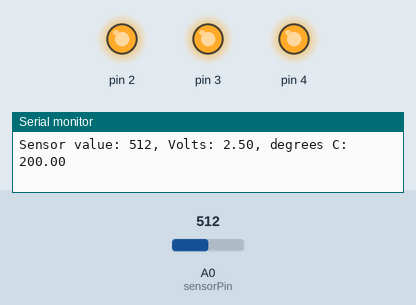
Recording of a sketch running on a simulated Arduino Uno, built with avr-gcc and run on an emulated ATmega328P. Parts: output pins drawn as LEDs (lit = HIGH), the last lines printed to the serial monitor. The test bench sets the inputs (shaded band); at power-on: A0 (sensorPin) = 512.

Above: at 1.2 s.
1.3 s: A0 (sensorPin) set to 173
4.3 s: A0 (sensorPin) set to 157
At 5.2 s:
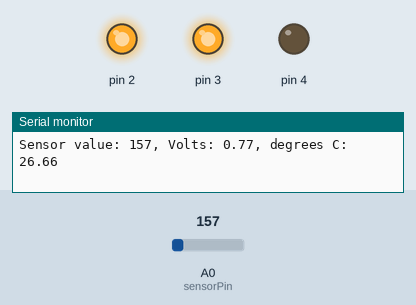
5.8 s: A0 (sensorPin) set to 122
At 6.6 s:
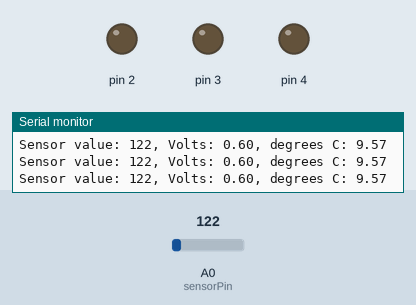
7.3 s: A0 (sensorPin) set to 1023
At 8.3 s:
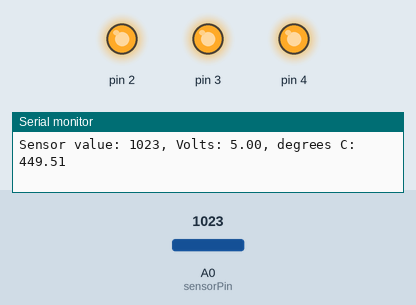
8.8 s: A0 (sensorPin) set to 0
At 9.8 s:
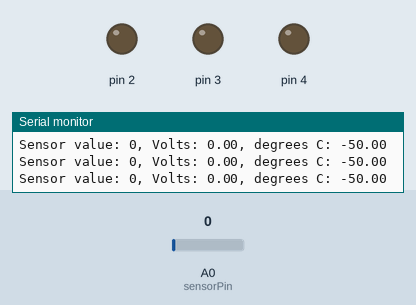
Timing chart, 0 to 11.3 s (numbered marks = the images above; inputs shaded):
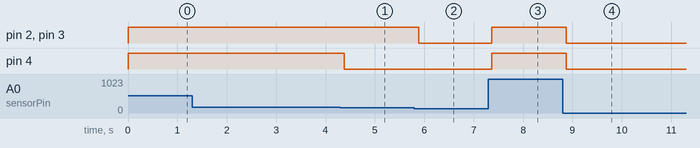

Measured:
- the behaviour switches between 158 and 157 on A0 (sensorPin) (found by bisection; images 0 and 1)
- after the input at 4.3 s, pin 4: HIGH → LOW after 0.08 s
- after the input at 5.8 s, pin 2, pin 3: HIGH → LOW after 0.09 s
- after the input at 7.3 s, pin 2–4: LOW → HIGH after 0.07 s
- after the input at 8.8 s, pin 2–4: HIGH → LOW after 0.08 s

The sketch:

ASK_project_3_v2.ino
```cpp
// Arduino Starter Kit
// project 3, Love-O-Meter
// Version 2

const int sensorPin = A0;
const int baseLineTemp = 21.0;

void setup(){
  Serial.begin(9600); // open a serial port

  for(int pinNumber = 2; pinNumber < 5; pinNumber++){
    pinMode(pinNumber, OUTPUT);
    digitalWrite(pinNumber, LOW);

    }
  }
  void loop(){
    int sensorVal = analogRead(sensorPin);

    Serial.print("Sensor value: ");
    Serial.print(sensorVal);

    // convert the ADC reading to Voltage
    float voltage = (sensorVal/1024.0)*5.0;

    Serial.print(", Volts: ");
    Serial.print(voltage);
    Serial.print(", degrees C: ");

    // calculate the temprature
    float temp = (voltage - 0.5)*100;

    Serial.println(temp);


    if(temp < baseLineTemp + 2){
      digitalWrite(2, LOW);
      digitalWrite(3, LOW);
      digitalWrite(4, LOW);
      }
     else if(temp >= baseLineTemp + 2 && temp < baseLineTemp + 4){
      digitalWrite(2, HIGH);
      digitalWrite(3,  LOW);
      digitalWrite(4,  LOW);
      }
     else if(temp >= baseLineTemp + 4 && temp < baseLineTemp + 6){
      digitalWrite(2, HIGH);
      digitalWrite(3, HIGH);
      digitalWrite(4,  LOW);
      }
     else if(temp >= baseLineTemp + 6){
      digitalWrite(2, HIGH);
      digitalWrite(3, HIGH);
      digitalWrite(4, HIGH);
      }
     delay(1);

    }
```
